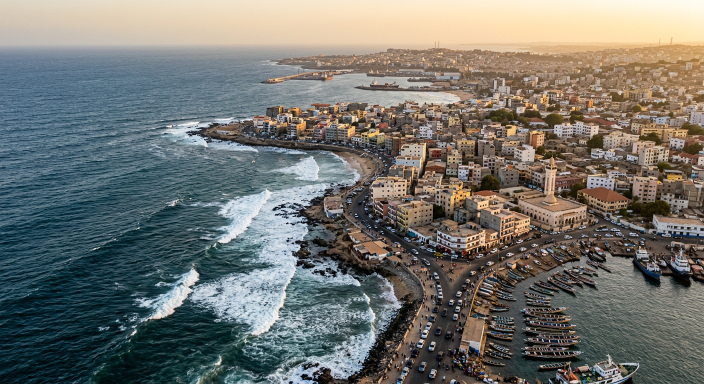
#> input picture assets/dakar-coast.png, 1408 x 768 px (shown at 1/2 size); its folder holds only this picture in this run
$ python render_generique.py ../assets/dakar-coast.png out.png
#> lines starting #> are read from the running program, lines starting #| are printed output that depends on the picture
"""
Générique LAMEX TV — rendu procédural (Python + Pillow + NumPy) encodé en MP4 via ffmpeg.

Durée : 10 s — 1920x1080 — 30 fps
Timeline :
  0.0 - 0.6 s   fondu depuis le noir, particules et rayons apparaissent
  0.3 - 1.6 s   le médaillon LAMEX TV arrive (zoom avec léger rebond)
  0.8 - 1.9 s   un anneau de lumière se dessine autour du logo
  1.3 - 2.2 s   flare horizontal au moment où le logo se pose
  2.2 - 3.2 s   premier reflet lumineux qui traverse le logo
  3.2 - 8.4 s   respiration douce du logo, rayons qui tournent, particules
  6.2 - 7.2 s   second reflet lumineux
  8.4 - 9.4 s   sortie : le logo s'estompe et grossit légèrement
  9.3 - 10 s    fondu vers le noir

Usage : python3 render_generique.py [chemin_logo] [chemin_sortie.mp4]
"""
import math
import random
import subprocess
import sys
from pathlib import Path

import numpy as np
from PIL import Image, ImageFilter

W, H = 1920, 1080
FPS = 30
DUR = 10.0
N = int(FPS * DUR)

HERE = Path(__file__).resolve().parent
ROOT = HERE.parent
LOGO_PATH = Path(sys.argv[1]) if len(sys.argv) > 1 else ROOT / "assets" / "logo" / "bon.png"
OUT_PATH = Path(sys.argv[2]) if len(sys.argv) > 2 else ROOT / "output" / "lamex-tv-generique.mp4"

LOGO_SIZE = 680          # taille d'affichage de base du médaillon (px)
GOLD = np.array([255, 214, 120], np.float32)
WHITE_GOLD = np.array([255, 238, 190], np.float32)


# ---------- utilitaires d'animation ----------
def clamp(x, a=0.0, b=1.0):
    return max(a, min(b, x))


def prog(t, a, b):
    return clamp((t - a) / (b - a))


def ease_io(x):
    return x * x * (3 - 2 * x)


def ease_out_cubic(x):
    return 1 - (1 - x) ** 3


def ease_out_back(x, s=1.5):
    c3 = s + 1
    return 1 + c3 * (x - 1) ** 3 + s * (x - 1) ** 2


def bump(t, a, b):
    p = prog(t, a, b)
    return math.sin(math.pi * p) if 0 < p < 1 else 0.0


# ---------- fond précalculé ----------
yy, xx = np.mgrid[0:H, 0:W].astype(np.float32)
CX, CY = W / 2, H / 2
RN = np.sqrt(((xx - CX) / (W / 2)) ** 2 + ((yy - CY) / (H / 2)) ** 2).astype(np.float32)
THETA = np.arctan2(yy - CY, xx - CX).astype(np.float32)

top = np.array([16, 22, 40], np.float32)
bot = np.array([2, 4, 9], np.float32)
g = (yy / H)[..., None]
BASE = top * (1 - g) + bot * g
BASE = BASE + np.exp(-(RN ** 2) / 0.30)[..., None] * np.array([46, 38, 24], np.float32)
BASE = BASE.astype(np.float32)

RAYS_BASE = (np.maximum(0, np.cos(THETA * 14)) ** 8 * np.exp(-(RN ** 2) / 0.9)).astype(np.float32)

# ---------- particules ----------
rng = random.Random(7)
PARTICLES = []
for _ in range(90):
    PARTICLES.append(dict(
        x=rng.random(), y=rng.random(), z=rng.uniform(0.3, 1.0),
        speed=rng.uniform(0.012, 0.035), phase=rng.uniform(0, math.tau),
        tw=rng.uniform(0.8, 2.2),
    ))

# ---------- logo ----------
logo_img = Image.open(LOGO_PATH).convert("RGBA")
LOGO_NATIVE = logo_img.size[0]
#> LOGO_NATIVE = 1408
# carré garanti
side = max(logo_img.size)
#> side = 1408
if logo_img.size[0] != logo_img.size[1]:
    sq = Image.new("RGBA", (side, side), (0, 0, 0, 0))
#> sq: PIL image 1408x1408 RGBA; every value is 0
    sq.paste(logo_img, ((side - logo_img.size[0]) // 2, (side - logo_img.size[1]) // 2))
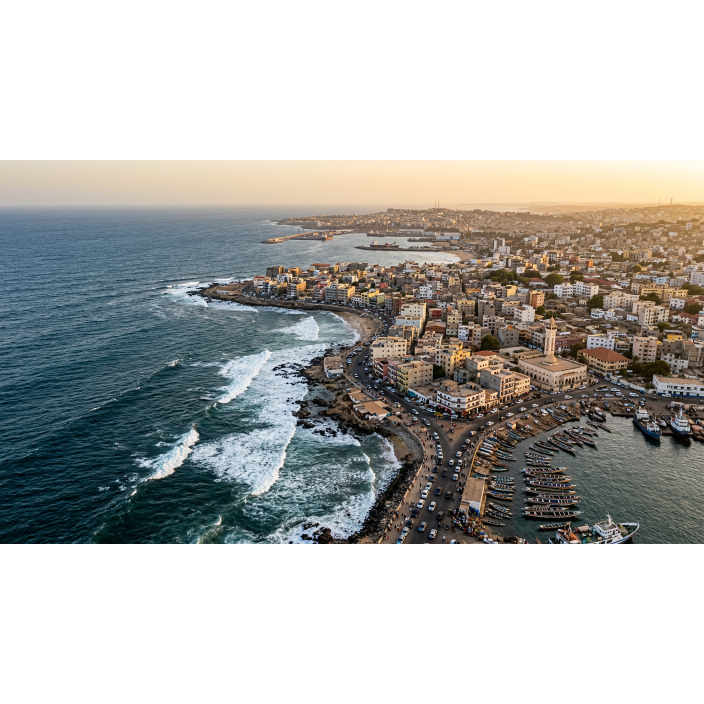
#> sq: PIL image 1408x1408 RGBA (shown at 1/2 size); mean R, G, B, A 62.3, 63, 60.3, 139.1; transparent parts drawn white
    logo_img = sq

# halo doré précalculé à partir du contour alpha du logo
halo_alpha = logo_img.split()[3].resize((LOGO_SIZE, LOGO_SIZE), Image.LANCZOS).filter(ImageFilter.GaussianBlur(28))
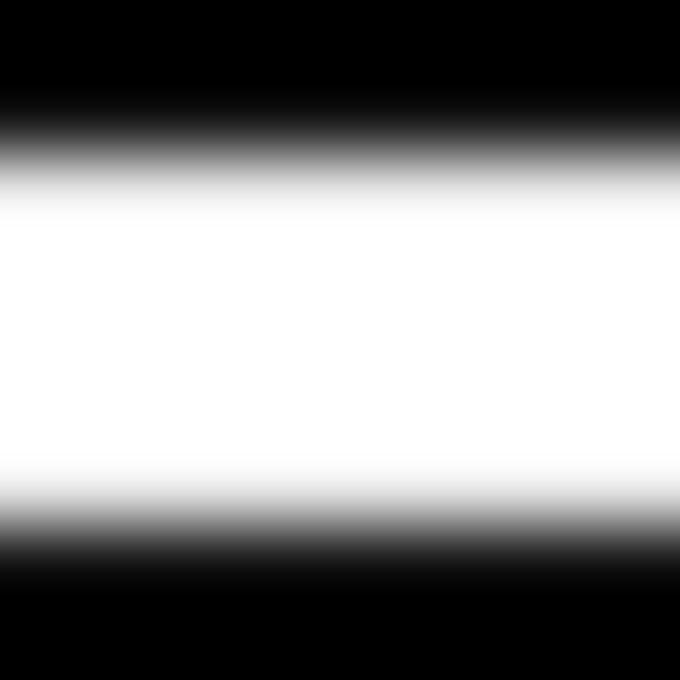
#> halo_alpha: PIL image 680x680 L; min 0, max 255, mean 139.1
halo_alpha_arr = np.asarray(halo_alpha, np.float32) / 255.0 * 1.25


# [151 lines left out: functions paste_over, add_light, render_frame, main, not called in this run]


def _find_ffmpeg():
    import shutil
    exe = shutil.which("ffmpeg")
    if exe:
        return exe
    try:
        import imageio_ffmpeg
#> (the run stopped early here; a loop or call above may not have finished)

$ run again, on assets/gas-station.png
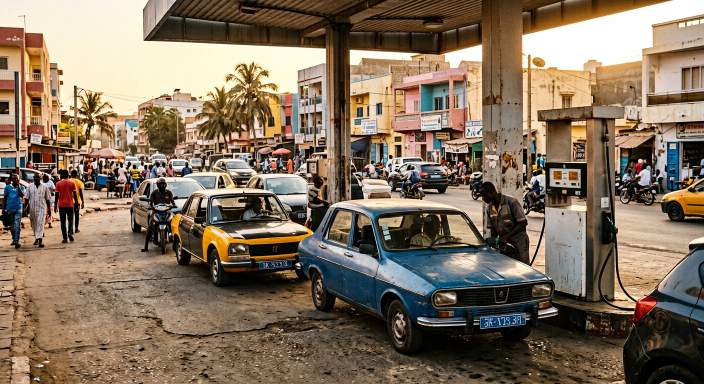
#> input picture assets/gas-station.png, 1408 x 768 px (shown at 1/2 size)
#> `sq.paste(logo_img, ((side - logo_img.size[0]) // 2, (side - logo_img.s..`:
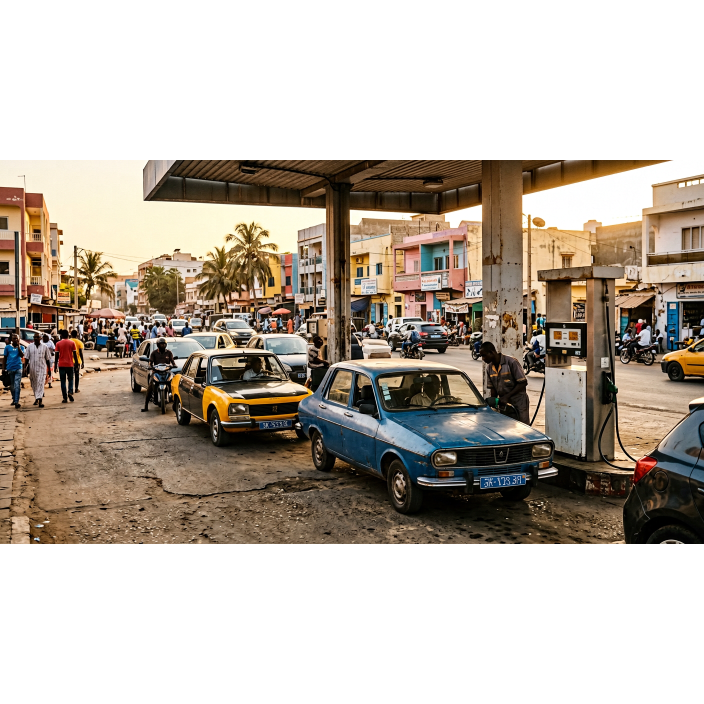
#> sq: PIL image 1408x1408 RGBA (shown at 1/2 size); mean R, G, B, A 71.5, 62, 51.2, 139.1; transparent parts drawn white
